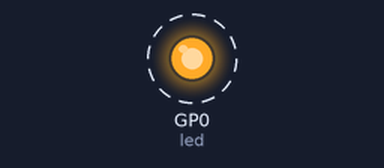
This program was run on a simulated Raspberry Pi Pico running MicroPython. Parts: output pins drawn as LEDs (lit = HIGH). Dashed ring = blinking.

Above: at 0.2 s.
Timing chart, 0 to 3.0 s (numbered marks = the images above):
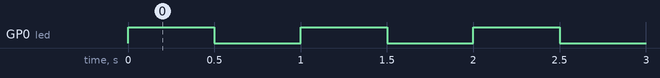

Measured:
- by itself, GP0 (led): alternates HIGH for 0.50 s and LOW for 0.50 s

The program:

RP2040_led_blink.py
```python
from machine import Pin
from time import sleep

# Create a Pin object for GPIO1
# The second parameter is the mode, where Pin.OUT signifies a digital output
led = Pin(0, Pin.OUT)

while True:
    # The .value method can be used to set the digital logic level.
    # Setting it to 1 turns the LED on
    led.value(1)
    sleep(0.5)  # pause for half a second
    # Setting the value to 0 turns the LED off
    led.value(0)
    sleep(0.5)  # pause for half a second
```
